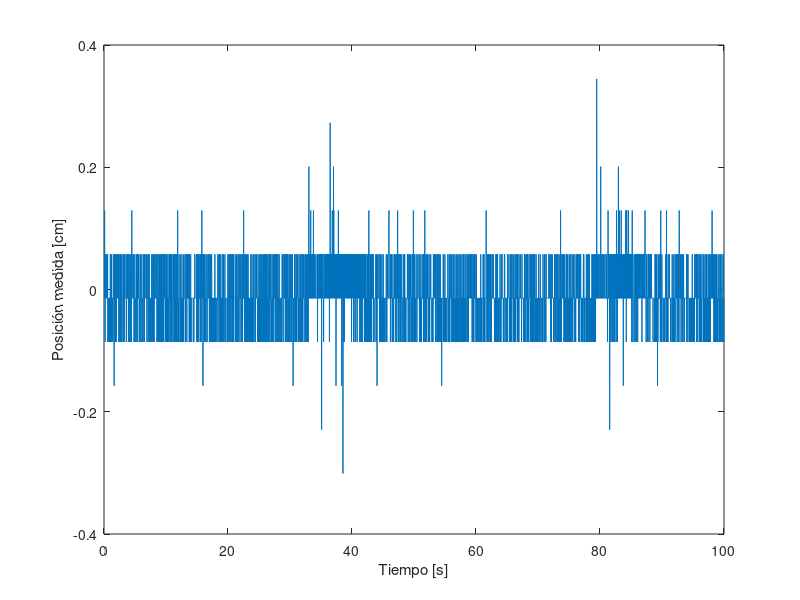

Write MATLAB code to recreate this figure. (Note: this script raises an error after producing the figure.)
clear; clc, close all;

load('Mediciones/medicion_v1.mat');

%pos: posición del carro en cm

N = length(pos);
Ts = 0.02;
fs = 1/Ts;

m_pos = mean(pos);
var_pos = var(pos);
std_pos = std(pos);
maximo = max(pos);
minimo = min(pos);
 
fprintf('\nMedia: %.4f\n', m_pos);
fprintf('Varianza: %.6f\n', var_pos);
fprintf('Desvío estándar: %.4f\n', std_pos);
fprintf('Valor máximo: %f\n', maximo);
fprintf('Valor mínimo: %f\n', minimo);

figure;
plot(t, pos);
xlabel('Tiempo [s]'); 
ylabel('Posición medida [cm]');

yline(m_pos, 'k--', 'LineWidth', 2);
yline(m_pos + 3 * std_pos, 'r--', 'LineWidth', 2);
yline(m_pos - 3 * std_pos, 'r--', 'LineWidth', 2);

title('Medición (transitorio ya descartado)');
legend('Medicion', 'Media', 'Media + 3 * Desvío', 'Media - 3 * Desvío');
grid on;


pos_c = pos - m_pos; %Señal centrada


% 3) Chequeo cualitativo de estacionariedad por tramos
n_tramos = 5;
L = floor(N/n_tramos);
fprintf('\nChequeo de estacionariedad por tramos:\n');
for i = 1:n_tramos
    idx = (i-1)*L+1 : i*L;
    fprintf('Tramo %d: media = %.4f, var = %.6f\n', i, mean(pos(idx)), var(pos(idx)));
end

% ¿Es estacionario? Debatible 
%¿Debería probar con una muestra más larga?

% 4) Histograma
figure;
histogram(pos, 'Normalization', 'pdf', 'BinWidth', std_pos);
xlabel('Posición'); ylabel('Densidad');
title('Histograma de la medición');
xline(minimo, 'r--');
xline(maximo, 'r--');
grid on;
 
% Comparación contra una gaussiana con la media y varianza estimadas
hold on;
x_vals = linspace(min(pos), max(pos), 10000);
pdf_gauss = normpdf(x_vals, m_pos, std_pos);
plot(x_vals, pdf_gauss, 'r-', 'LineWidth', 1.5);
legend('Histograma', 'Mínimo', 'Máximo', 'Gaussiana ajustada');

%Evidentemente no es gaussiana. ¿Sigue alguna distribución?

% 5) Autocorrelación / Autocovarianza
[r_hat, lags] = xcov(pos_c, 'biased');   % autocovarianza estimada
r_norm = r_hat / r_hat(lags==0);                  % autocorrelación normalizada
 
figure;
subplot(2,1,1);
plot(lags, r_hat);
xlabel('Lag'); ylabel('r(k)');
max_lag = 20;
xlim([-max_lag, max_lag]);
title('Autocovarianza estimada');
grid on;
 
subplot(2,1,2);
plot(lags, r_norm);
xlabel('Lag'); ylabel('\rho(k)');
title('Autocorrelación normalizada');
xlim([-max_lag, max_lag]);
grid on;

% 6) Densidad espectral de potencia (PSD)
 
% --- 6a) Periodograma con ventana de Hann ---
win = hann(N);
[Pxx_hann, f_hann] = periodogram(pos_c, win, [], fs);
 
figure;
semilogx(f_hann, 10*log10(Pxx_hann), 'LineWidth', 2); hold on;
%xlim([min(f_hann), max(f_hann)]);
 
% --- 6b) Correlograma: DFT de la autocovarianza estimada ---
% Se usa la autocovarianza completa (todos los lags posibles) para
% mayor resolución en frecuencia
[r_full, lags_full] = xcov(pos_c, N-1, 'biased');
Phi = abs(fft(r_full)) * Ts;           % escalado según definición de DFT
f_full = (0:N-2)/((2*N-1)*Ts);         % eje de frecuencias (mitad positiva)
Nf = floor(length(Phi)/2);
 
%figure;
semilogx(f_full(1:Nf), 10*log10(Phi(1:Nf)), 'LineWidth', 2);
xlabel('Frecuencia [Hz]'); ylabel('PSD [dB]');
xlim([min(f_full), max(f_full)]);
legend('Periodograma con ventana de Hann', 'DFT de la autocorr', 'Location', 'SouthWest');
title('PSD');
grid on;

% --- 6c) Si está disponible, comparar con spa (System Identification Toolbox) ---

figure;
data = iddata(pos_c, [], Ts);
ge = spa(data);
f_spa = ge.Frequency;
Pxx_spa = squeeze(ge.Spectrum);

semilogx(f_spa, 10 * log10(Pxx_spa), 'LineWidth', 2);
xlabel('Frecuencia [Hz]'); ylabel('PSD [dB]');
grid on;

%%%%%%%%%%%%%%%%%%%%%%%%%%%%%%%%%%%%%%%%%%%%%%%%%%%%
%%
%%%%%%%%%%%%%%%%%%%%%%%%%%%%%%%%%%%%%%%%%%%%%%%%%%%%


%¿Cómo sé si el proceso es ESA?
